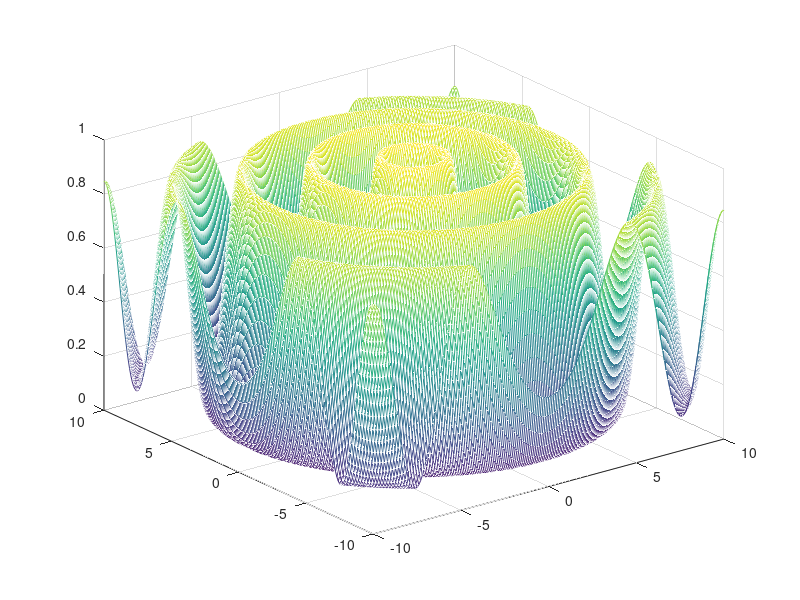

The MATLAB script that drew this image:
clc; clear all;
x1 = -10:00.1:10;
x2 = -10:00.1:10;
[x1,x2] = meshgrid(x1,x2);
a = ((sin(sqrt((x1.^2) + (x2.^2))).^2)-0.5);
b = (1+0.001*((x1.^2)+(x2.^2))).^2;
z = 0.5+a./b

%[x1,x2,Z]=peaks(15)
mesh(x1,x2,z);
